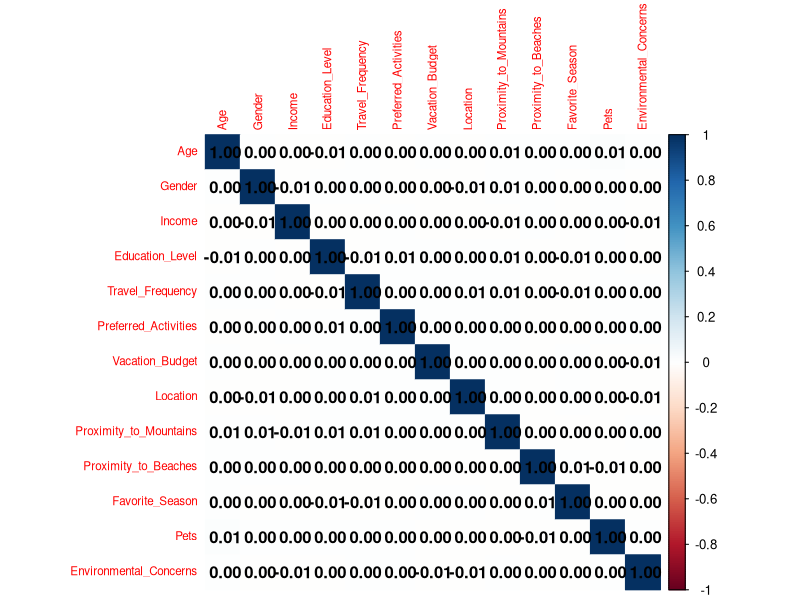
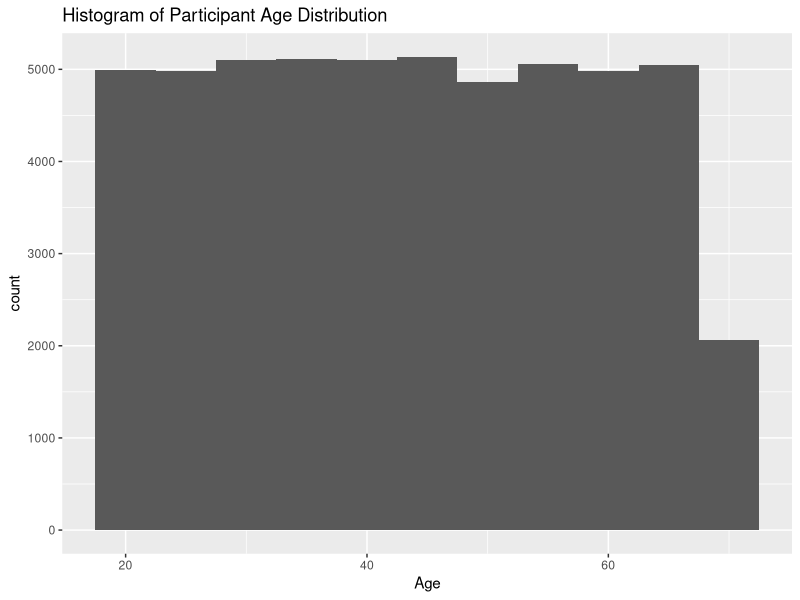
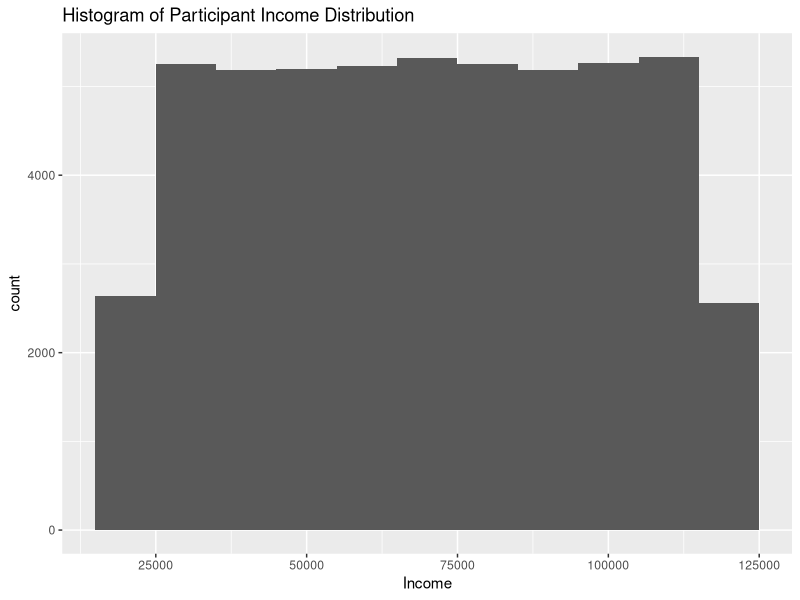
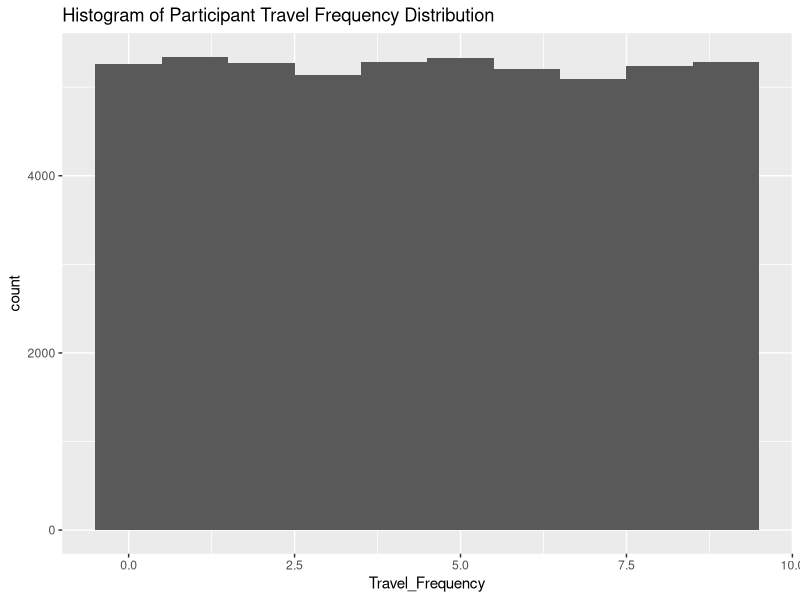
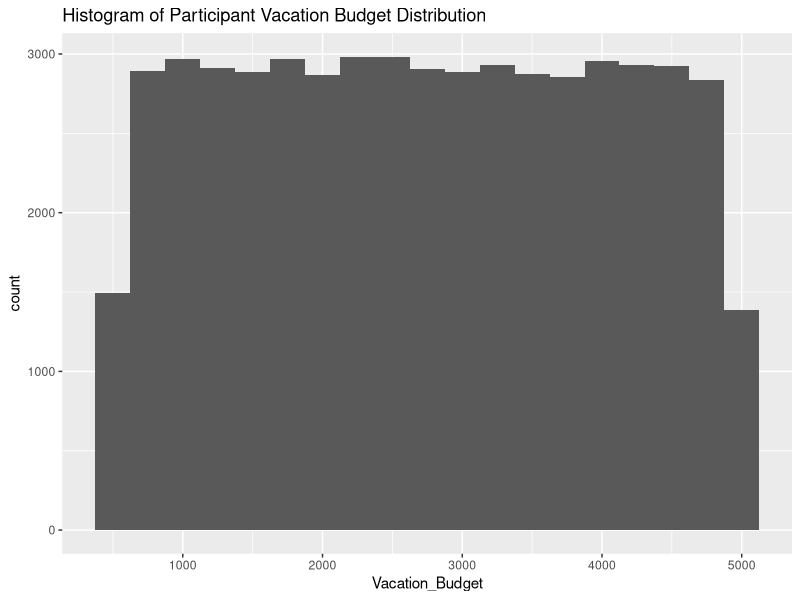
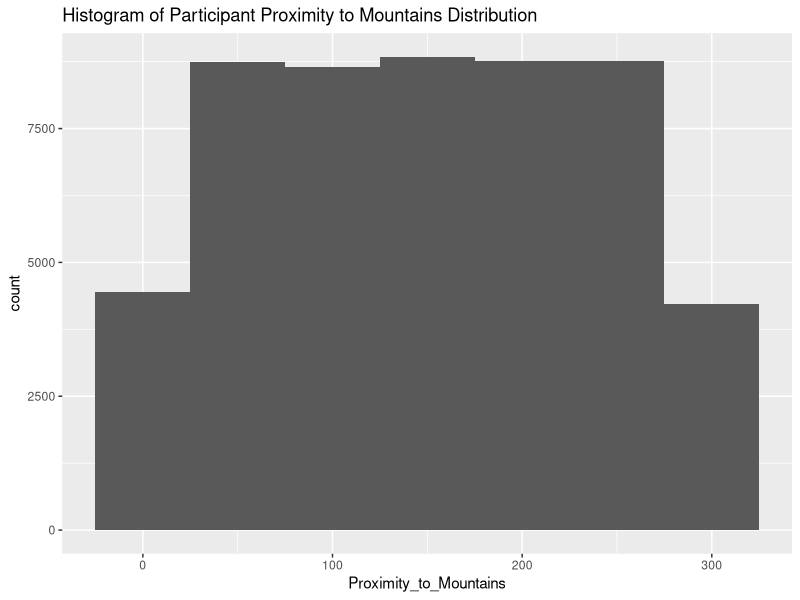
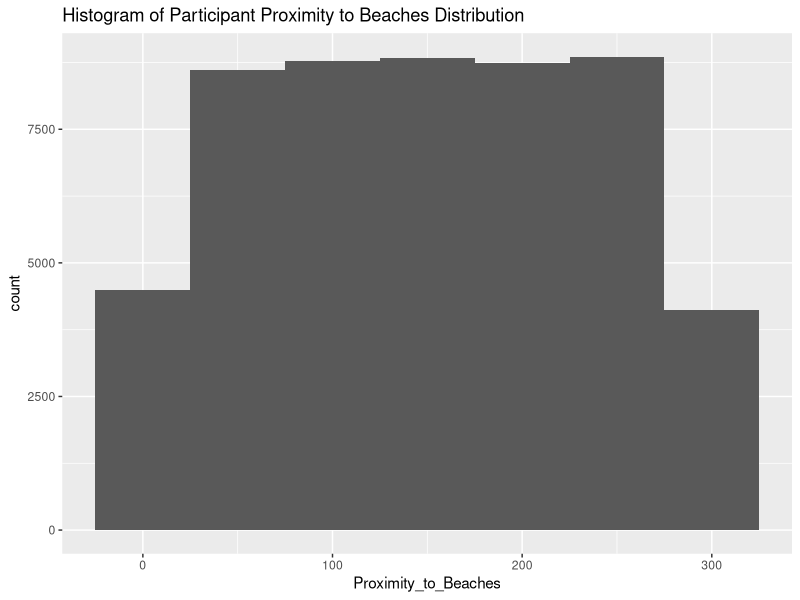
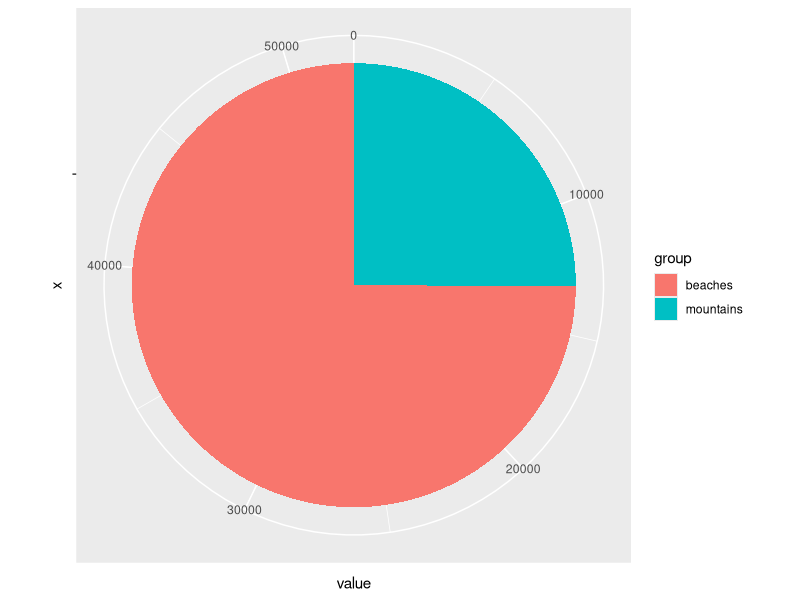

These charts were generated, in order, by the following R code:
## ---- chunk 1
library(dplyr)
library(tidyr)
library(ggplot2)

data = read.csv('data/mountains_vs_beaches_preferences.csv')
cat(' there are', nrow(data), "participatns, and", ncol(data) - 1, "predictors")
## ---- chunk 2
data_dictionary = read.csv('data/data_dictionary.csv')
knitr::kable(data_dictionary)
## ---- chunk 3
features = dplyr::select(data, -Preference)
head(features)
## ---- chunk 4
features <- features %>%
    mutate(across(where(is.character), as.factor))

education_levels <- c("high school", "bachelor", "master", "doctorate")

features <- features %>%
    mutate(Education_Level = factor(features$Education_Level, levels = education_levels, ordered = TRUE))

str(features)
## ---- chunk 5
numeric_features <- features %>%
    mutate(across(where(is.factor), as.numeric))
cor_matrix <- stats::cor(numeric_features, use = "complete.obs")

corrplot::corrplot(cor_matrix, method = "color", tl.cex = 0.7, addCoef.col = "black")

## ---- chunk 6
numeric_features = dplyr::select(data, where(is.numeric)) %>% 
    select(where(~ n_distinct(.) > 2))
## ---- chunk 7
ggplot(numeric_features, aes(x = Age)) +
    geom_histogram(binwidth = 5) + 
    labs(title = "Histogram of Participant Age Distribution")

ggplot(numeric_features, aes(x = Income)) +
    geom_histogram(binwidth = 10000) + 
    labs(title = "Histogram of Participant Income Distribution")

ggplot(numeric_features, aes(x = Travel_Frequency)) +
    geom_histogram(binwidth = 1) + 
    labs(title = "Histogram of Participant Travel Frequency Distribution")

ggplot(numeric_features, aes(x = Vacation_Budget)) +
    geom_histogram(binwidth = 250) + 
    labs(title = "Histogram of Participant Vacation Budget Distribution")

ggplot(numeric_features, aes(x = Proximity_to_Mountains)) +
    geom_histogram(binwidth = 50) + 
    labs(title = "Histogram of Participant Proximity to Mountains Distribution")

ggplot(numeric_features, aes(x = Proximity_to_Beaches)) +
    geom_histogram(binwidth = 50) + 
    labs(title = "Histogram of Participant Proximity to Beaches Distribution")

## ---- chunk 8

identify_outliers <- function(x) {
  IQR <- IQR(x, na.rm = TRUE)
  median <- median(x, na.rm = TRUE)
  lower_bound <- median - 1.5 * IQR
  upper_bound <- median + 1.5 * IQR
  return(x < lower_bound | x > upper_bound)
}

outliers <- numeric_features %>%
  mutate(across(everything(), identify_outliers))

print(colSums(outliers))
## ---- chunk 9
pie_data <- data.frame(
    group=c('mountains', 'beaches'),
    value=c(sum(data$Preference == '1'), sum(data$Preference == '0'))
    )

ggplot(pie_data, aes(x="", y=value, fill=group)) +
    geom_bar(stat="identity", width=1) +
    coord_polar("y", start=0)

cat('number of mountain enjoyers:', sum(data$Preference == '1'), '\nnumber of beach enjoyers:', sum(data$Preference == '0'), '\n')
## ---- chunk 10
num_mountain_enjoyers <- sum(data$Preference == '1')
beach_sample <- data %>%
  filter(Preference == '0') %>%
  sample_n(num_mountain_enjoyers)

balanced_data <- data %>%
  filter(Preference == '1') %>%
  bind_rows(beach_sample)

num_mountain_enjoyers <- sum(balanced_data$Preference == '1')
num_beach_enjoyers <- sum(balanced_data$Preference == '0')
cat('Number of mountain enjoyers:', num_mountain_enjoyers, '\nNumber of beach enjoyers:', num_beach_enjoyers, '\n')

pie_data <- data.frame(
  group = c('mountains', 'beaches'),
  value = c(num_mountain_enjoyers, num_beach_enjoyers)
)

ggplot(pie_data, aes(x = "", y = value, fill = group)) +
  geom_bar(stat = "identity", width = 1) +
  coord_polar("y", start = 0) +
  labs(title = "Balanced Preference Distribution")

print(pie_data)

## ---- chunk 11
normalized_data <- balanced_data %>%
  select(where(is.numeric)) %>%
  select(where(~ n_distinct(.) > 2)) %>%
  mutate(across(everything(), ~ (.-mean(., na.rm = TRUE))/sd(., na.rm = TRUE)))

print(sd(normalized_data$Income))

categorical_data <- balanced_data %>% select(!where(is.numeric) | where(~ n_distinct(.) == 2)) 

normalized_data <- bind_cols(categorical_data, normalized_data) 
head(normalized_data)
## ---- chunk 12
normalized_data <- normalized_data %>%
    mutate(across(where(is.character), as.factor))

education_levels <- c("high school", "bachelor", "master", "doctorate")

normalized_data <- normalized_data %>%
    mutate(Education_Level = factor(Education_Level, levels = education_levels, ordered = TRUE))

str(normalized_data)
## ---- chunk 13
numeric_features = dplyr::select(normalized_data, where(is.numeric)) %>% 
    select(where(~ n_distinct(.) > 2))

long_data <- numeric_features %>%
    pivot_longer(cols = everything(), names_to = "variable", values_to = "value")

ggplot(long_data, aes(x = value)) +
    geom_histogram(binwidth = 0.5, fill = "steelblue", color = "white") +
    facet_wrap(~variable, scales = "free") +
    labs(title = "Histograms of Numeric Features", x = "Value", y = "Frequency", caption = "Facet plot for the normalized distributions") + theme(plot.caption = element_text(hjust = 0.5))

## ---- chunk 14
log_reg = glm(formula = Preference ~ ., family = "binomial", data = normalized_data)
summary(log_reg)
## ---- chunk 15
normalized_data$predicted_prob <- predict(log_reg, type = "response")

ggplot(normalized_data, aes(x = predicted_prob, fill = as.factor(Preference))) +
    geom_histogram(binwidth = 0.05, position = "identity", alpha = 0.6) +
    labs(title = "Predicted Probability Distribution by Preference",
         x = "Predicted Probability", y = "Count", fill = "Preference") +
    theme_minimal()


## ---- chunk 16
library(pROC)

roc_obj <- roc(normalized_data$Preference, normalized_data$predicted_prob)

ggplot(data = data.frame(tpr = roc_obj$sensitivities, fpr = 1 - roc_obj$specificities), aes(x = fpr, y = tpr)) +
    geom_line(color = "blue") +
    geom_abline(linetype = "dashed") +
    labs(title = "ROC Curve", x = "False Positive Rate", y = "True Positive Rate") +
    theme_minimal()


## ---- chunk 17
threshold <- 0.5

normalized_data$predicted_class <- ifelse(normalized_data$predicted_prob > threshold, 1, 0)

zero_one_loss <- sum(normalized_data$predicted_class != normalized_data$Preference)

cat('the zero one loss for our training set is:', zero_one_loss, '\n')
